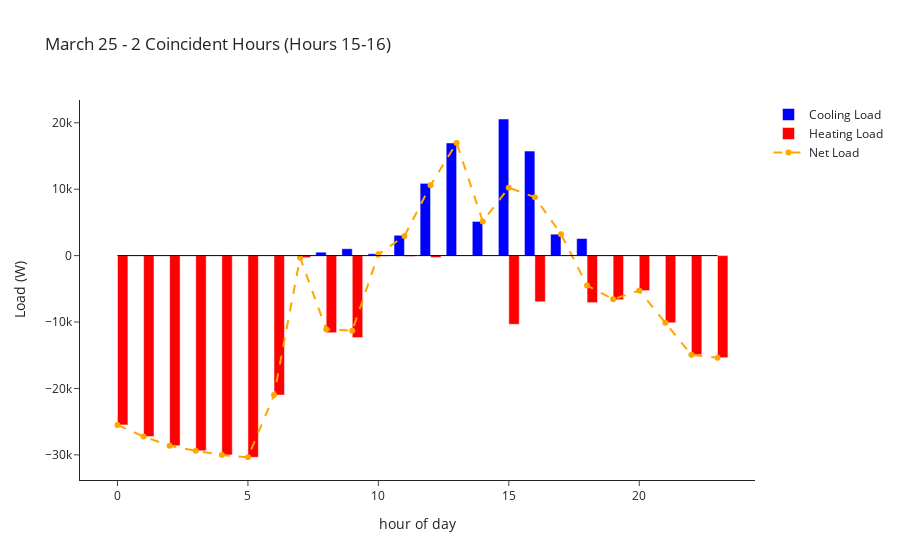

This figure's notebook cell:
### Code cell
fig= go.Figure()

fig.add_traces(
    [
        go.Bar(
            x=df.index,
            y=df['cooling'],
            marker={'color': 'blue'},
            name='Cooling Load'
        ),
        go.Bar(
            x=df.index,
            y=df['heating'],
            marker={'color': 'red'},
            name='Heating Load'
        ),
        go.Scatter(
            x=df.index,
            y=df['net_load'],
            mode='markers+lines',
            line={'color': 'orange', 'dash': 'dash'},
            name='Net Load'
        ),
        # go.Scatter(
        #     x=df.index,
        #     y=df['heating_threshold'],
        #     line={'color': 'red', 'dash': 'dot'},
        #     name='Heating Threshold'
        # ),
        # go.Scatter(
        #     x=df.index,
        #     y=df['cooling_threshold'],
        #     line={'color': 'blue', 'dash': 'dot'},
        #     name='Cooling Threshold'
        # ),
        go.Scatter(
            x=df.index,
            y=df['zero'],
            line={'color': 'black', 'width': 1},
            name='zero',
            showlegend=False
        ),
    ]
)


fig.update_layout(
    xaxis={'title': 'hour of day'},
    yaxis={'title': 'Load (W)'},
    title="March 25 - 2 Coincident Hours (Hours 15-16)"
)
fig.show()

### Figure 1 — Plotly figure (JSON) as saved in the notebook; plotly's stock layout.template omitted (floating-point values rounded to 4 significant figures)
{"data": [{"marker": {"color": "blue"}, "name": "Cooling Load", "type": "bar", "x": [0, 1, 2, 3, 4, 5, 6, 7, 8, 9, 10, 11, 12, 13, 14, 15, 16, 17, 18, 19, 20, 21, 22, 23], "y": [0, 0, 0, 0, 0, 0, 0, 0, 515.9, 1039.0, 283.4, 3068.0, 10880.0, 16960.0, 5150.0, 20570.0, 15740.0, 3231.0, 2577.0, 72.25, 0, 0, 0, 0]}, {"marker": {"color": "red"}, "name": "Heating Load", "type": "bar", "x": [0, 1, 2, 3, 4, 5, 6, 7, 8, 9, 10, 11, 12, 13, 14, 15, 16, 17, 18, 19, 20, 21, 22, 23], "y": [-25490.0, -27230.0, -28620.0, -29380.0, -30010.0, -30350.0, -20990.0, -302.9, -11610.0, -12340.0, -84.67, -112.4, -289.9, 0, 0, -10340.0, -6951.0, 0, -7076.0, -6637.0, -5262.0, -10100.0, -14920.0, -15360.0]}, {"line": {"color": "orange", "dash": "dash"}, "mode": "markers+lines", "name": "Net Load", "type": "scatter", "x": [0, 1, 2, 3, 4, 5, 6, 7, 8, 9, 10, 11, 12, 13, 14, 15, 16, 17, 18, 19, 20, 21, 22, 23], "y": [-25490.0, -27230.0, -28620.0, -29380.0, -30010.0, -30350.0, -20990.0, -302.9, -11090.0, -11300.0, 198.7, 2955.0, 10590.0, 16960.0, 5150.0, 10230.0, 8786.0, 3231.0, -4499.0, -6565.0, -5262.0, -10100.0, -14920.0, -15360.0]}, {"line": {"color": "black", "width": 1}, "name": "zero", "showlegend": false, "type": "scatter", "x": [0, 1, 2, 3, 4, 5, 6, 7, 8, 9, 10, 11, 12, 13, 14, 15, 16, 17, 18, 19, 20, 21, 22, 23], "y": [0, 0, 0, 0, 0, 0, 0, 0, 0, 0, 0, 0, 0, 0, 0, 0, 0, 0, 0, 0, 0, 0, 0, 0]}], "layout": {"title": {"text": "March 25 - 2 Coincident Hours (Hours 15-16)"}, "xaxis": {"title": {"text": "hour of day"}}, "yaxis": {"title": {"text": "Load (W)"}}}}
